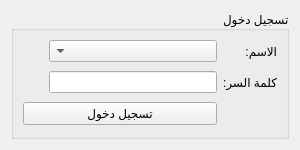
<?xml version="1.0" encoding="UTF-8"?>
<ui version="4.0">
 <class>AuthenticateUser</class>
 <widget class="QDialog" name="AuthenticateUser">
  <property name="geometry">
   <rect>
    <x>0</x>
    <y>0</y>
    <width>300</width>
    <height>150</height>
   </rect>
  </property>
  <property name="sizePolicy">
   <sizepolicy hsizetype="Preferred" vsizetype="Preferred">
    <horstretch>0</horstretch>
    <verstretch>0</verstretch>
   </sizepolicy>
  </property>
  <property name="minimumSize">
   <size>
    <width>300</width>
    <height>100</height>
   </size>
  </property>
  <property name="maximumSize">
   <size>
    <width>300</width>
    <height>150</height>
   </size>
  </property>
  <property name="windowTitle">
   <string>تسجيل الدخول</string>
  </property>
  <property name="layoutDirection">
   <enum>Qt::RightToLeft</enum>
  </property>
  <property name="sizeGripEnabled">
   <bool>false</bool>
  </property>
  <layout class="QGridLayout" name="gridLayout_2">
   <item row="0" column="0">
    <widget class="QGroupBox" name="groupBox_2">
     <property name="maximumSize">
      <size>
       <width>16777215</width>
       <height>150</height>
      </size>
     </property>
     <property name="layoutDirection">
      <enum>Qt::RightToLeft</enum>
     </property>
     <property name="title">
      <string>تسجيل دخول</string>
     </property>
     <layout class="QGridLayout" name="gridLayout">
      <item row="1" column="1">
       <widget class="QLineEdit" name="password_input">
        <property name="minimumSize">
         <size>
          <width>100</width>
          <height>0</height>
         </size>
        </property>
        <property name="maximumSize">
         <size>
          <width>200</width>
          <height>16777215</height>
         </size>
        </property>
       </widget>
      </item>
      <item row="1" column="2">
       <widget class="QPushButton" name="password_btn">
        <property name="maximumSize">
         <size>
          <width>20</width>
          <height>16777215</height>
         </size>
        </property>
        <property name="styleSheet">
         <string notr="true">QPushButton {
    background-color: transparent;
    border: none;
    color: black;
	font-size: 24px;
    padding: 0px;
}

QPushButton:hover {
    background-color: rgba(0, 0, 0, 0.1);
}

QPushButton:pressed {
    background-color: rgba(0, 0, 0, 0.2);
}</string>
        </property>
        <property name="text">
         <string/>
        </property>
        <property name="icon">
         <iconset>
          <normaloff>icons/eye_closed.png</normaloff>icons/eye_closed.png</iconset>
        </property>
       </widget>
      </item>
      <item row="0" column="0">
       <widget class="QLabel" name="username_label">
        <property name="text">
         <string>الاسم:</string>
        </property>
       </widget>
      </item>
      <item row="1" column="0">
       <widget class="QLabel" name="password_label">
        <property name="text">
         <string>كلمة السر:</string>
        </property>
       </widget>
      </item>
      <item row="2" column="1" colspan="2">
       <widget class="QPushButton" name="login_btn">
        <property name="text">
         <string>تسجيل دخول</string>
        </property>
       </widget>
      </item>
      <item row="0" column="1">
       <widget class="QComboBox" name="user_combobox"/>
      </item>
     </layout>
    </widget>
   </item>
  </layout>
 </widget>
 <resources/>
 <connections/>
</ui>
